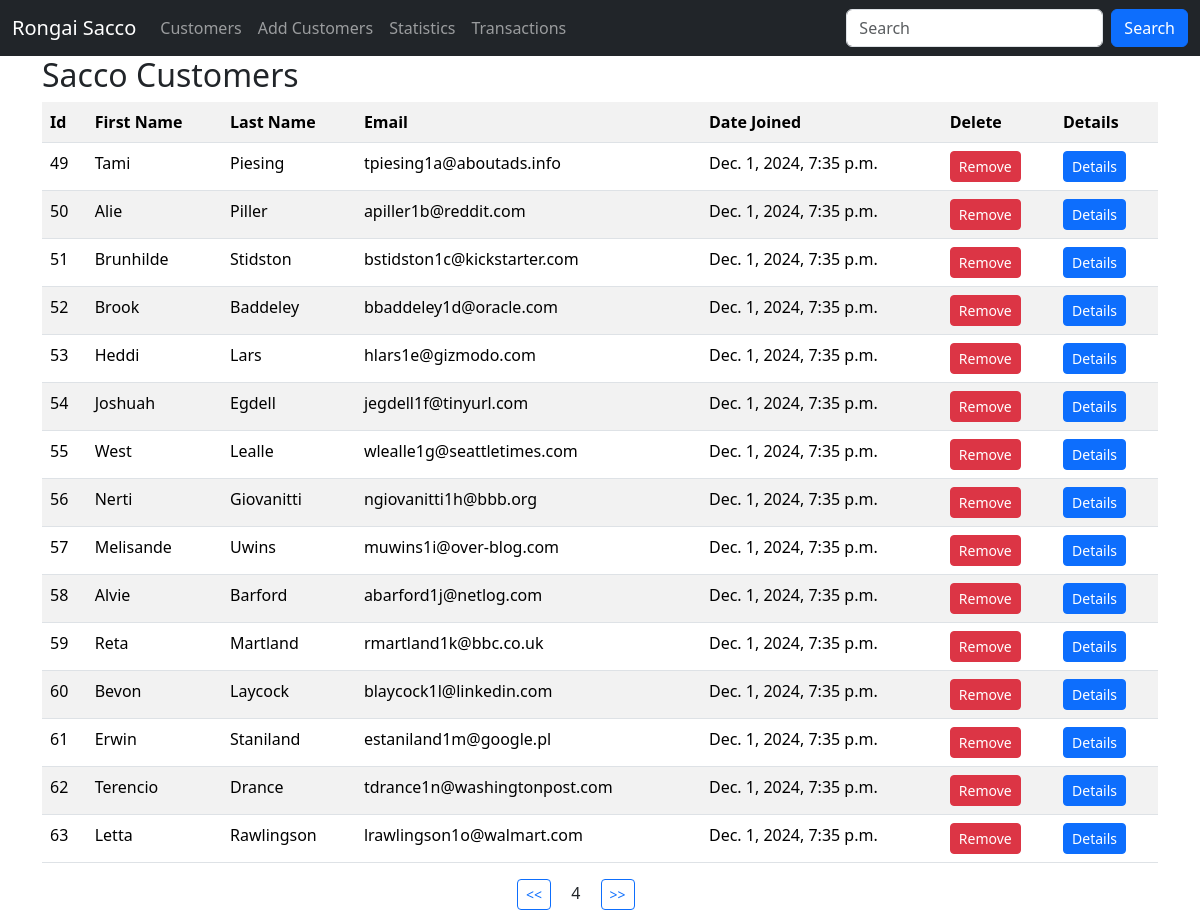
Page /?page=4 (signed in) on the committed database.
### sacco/models.py (models this page shows, shortened)
class Customer(models.Model):
    first_name = models.CharField(max_length=35)
    last_name = models.CharField(max_length=35)
    email = models.EmailField(unique=True)
    dob = models.DateField()
    gender = models.CharField(max_length=10)
    created_at = models.DateTimeField(auto_now_add=True)  # when was the record created
    updated_at = models.DateTimeField(auto_now=True)  # when was the last time the record was updated
    class Meta:
        db_table = 'customers'

### sacco/views.py (the view)
# urls.py: path('', views.customers, name='customers'),
@login_required
def customers(request):
    data = Customer.objects.all().order_by('id').values()# ORM select * from customers
    paginator = Paginator(data, 15)
    page = request.GET.get('page', 1)
    try:
      paginated_data = paginator.page(page)
    except  EmptyPage:
        paginated_data = paginator.page(1)
    return render(request, "customers.html", {"data": paginated_data})

### templates/customers.html (shortened to what this page needs)
{% extends 'master.html' %}
{% block content %}
    <div class="container">
        <h2>Sacco Customers</h2>
        <table class="table table-striped">
            <tr>
                <th>Id</th>
                <th>First Name</th>
                <th>Last Name</th>
                <th>Email</th>
                <th>Date Joined</th>
                <th>Delete</th>
                <th>Details</th>
            </tr>
            {% for customer in data.object_list %}
                <tr>
                    <td>{{ customer.id }}</td>
                    <td>{{ customer.first_name }}</td>
                    <td>{{ customer.last_name }}</td>
                    <td>{{ customer.email }}</td>
                    <td>{{ customer.created_at }}</td>
                    <td>
                        <a class="btn btn-danger btn-sm" href="{% url 'delete_customer' customer.id %}">Remove</a>
                    </td>
                    <td>
                        <a class="btn btn-primary btn-sm" href="{% url 'customer_details' customer.id %}">Details</a>
                    </td>
                </tr>
            {% empty %}
                <p class="btn btn-danger">No Customers in the Sacco</p>
            {% endfor %}
        </table>
        <div class="row justify-content-center">
            <div class="col-sm-2">
                {% if data.has_previous %}
                    <a class="btn btn-outline-primary btn-sm" href="?page={{ data.previous_page_number }}"> << </a>
                {% endif %}
                <span class="mx-3">{{ data.number }}</span>
                {% if data.has_next %}
                    <a class="btn btn-outline-primary btn-sm" href="?page={{ data.next_page_number }}"> >> </a>
                {% endif %}
            </div>
        </div>
    </div>
{% endblock %}

### rows in the picture
Customer: id "49", first_name "Tami", last_name "Piesing", email "tpiesing1a@aboutads.info", created_at "Dec. 1, 2024, 7:35 p.m."
Customer: id "50", first_name "Alie", last_name "Piller", email "apiller1b@reddit.com", created_at "Dec. 1, 2024, 7:35 p.m."
Customer: id "51", first_name "Brunhilde", last_name "Stidston", email "bstidston1c@kickstarter.com", created_at "Dec. 1, 2024, 7:35 p.m."
Customer: id "52", first_name "Brook", last_name "Baddeley", email "bbaddeley1d@oracle.com", created_at "Dec. 1, 2024, 7:35 p.m."
Customer: id "53", first_name "Heddi", last_name "Lars", email "hlars1e@gizmodo.com", created_at "Dec. 1, 2024, 7:35 p.m."
Customer: id "54", first_name "Joshuah", last_name "Egdell", email "jegdell1f@tinyurl.com", created_at "Dec. 1, 2024, 7:35 p.m."
Customer: id "55", first_name "West", last_name "Lealle", email "wlealle1g@seattletimes.com", created_at "Dec. 1, 2024, 7:35 p.m."
Customer: id "56", first_name "Nerti", last_name "Giovanitti", email "ngiovanitti1h@bbb.org", created_at "Dec. 1, 2024, 7:35 p.m."
Customer: id "57", first_name "Melisande", last_name "Uwins", email "muwins1i@over-blog.com", created_at "Dec. 1, 2024, 7:35 p.m."
Customer: id "58", first_name "Alvie", last_name "Barford", email "abarford1j@netlog.com", created_at "Dec. 1, 2024, 7:35 p.m."
Customer: id "59", first_name "Reta", last_name "Martland", email "rmartland1k@bbc.co.uk", created_at "Dec. 1, 2024, 7:35 p.m."
Customer: id "60", first_name "Bevon", last_name "Laycock", email "blaycock1l@linkedin.com", created_at "Dec. 1, 2024, 7:35 p.m."
Customer: id "61", first_name "Erwin", last_name "Staniland", email "estaniland1m@google.pl", created_at "Dec. 1, 2024, 7:35 p.m."
Customer: id "62", first_name "Terencio", last_name "Drance", email "tdrance1n@washingtonpost.com", created_at "Dec. 1, 2024, 7:35 p.m."
Customer: id "63", first_name "Letta", last_name "Rawlingson", email "lrawlingson1o@walmart.com", created_at "Dec. 1, 2024, 7:35 p.m."

### other values in the picture
{{ data.number }} "4"
